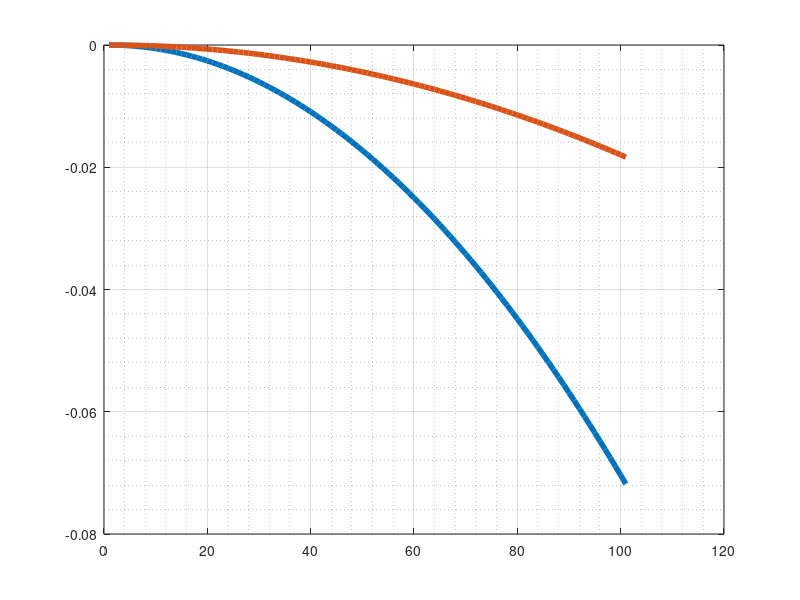
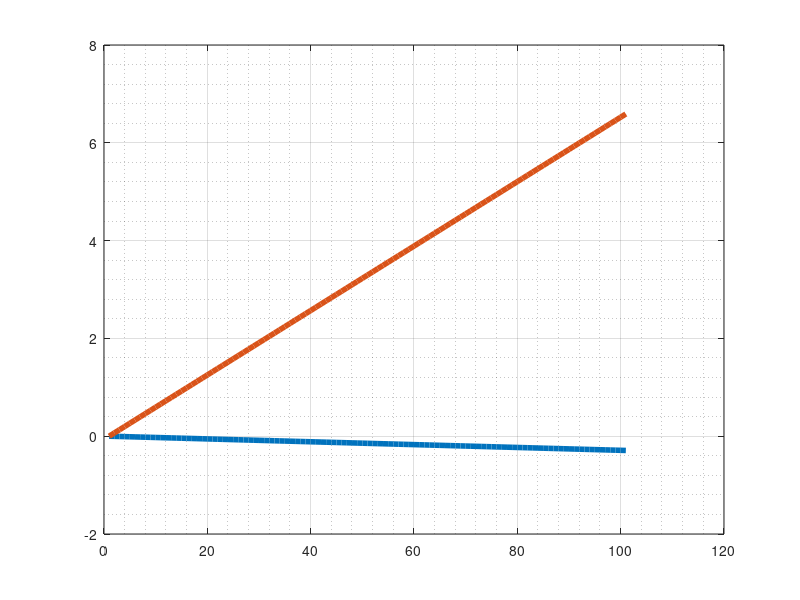

Recreate these plots in MATLAB, in order.
clc
clear all

%% example wing parameters
EA = 0.45 ;             % non dimensional elastic axis position chords
IA = 0.5 ;              % non dimensional inertial axis position chords
L = 6 ;                 % m wing semi span
c = 1 ;                 % m wing chord
b = c/2 ;               % m semi chord
xa = (IA-EA)*c/b ;      % wing chordwise cg semi-chords
mbar = 75 ;             % kg mass per unit span of wing
I = 25 ;                % kg m^2/m pitch moment of inertia of wing
EI = 2e6 ;              % Nm^2 flexural rigidity of wing
GJ = 5e5 ;              % Nm^2/rad torsional rigidity of wing

% store properties
mt = 100 ;              % kg mass of the store
Lt = 6 ;                % m spanwise position of store
It = 22.5 ;             % kg m^2 
x = 0.25 ;              % m position of the store ahead of the EA

% USING RAYLEIGH-RITZ FUNCTIONS OF w=a*(y/L)^2  AND theta=b*(y/L)
Mw = [mbar*L/5    0   ;
         0     I*L/3] ;
Mi = [mt    mt*x    ;
    mt*x It+mt*x^2] ;

% STIFFNESS MATRIX
K=[4*EI/L^3   0  ;
   0        GJ/L];
%echo off
% FREQUENCIES AND MODES OF WING+STORE FROM SYSTEM EIGENVALUES AND EIGENVECTORS
[V,LAMBDA] = eig(K,(Mw+Mi)) ;
omega = sqrt(diag(LAMBDA));     % rad/s frequency
f = omega/(2*pi) ;              % hertz frequency
% echo off
% First two natural frequencies, Rayleigh-Ritz method, [Hz]:
% First mode=2.181 Hz
% Second mode=5.0969 Hz
% M-orthonormal modes, Rayleigh-Ritz method (Modes in columns, generalized coordinates in
% rows:
% V =
% 0.0696 -0.0352
% 0.0100 0.1084
% DEFLECTION AND TWIST OF ELASTIC AXIS:
 y_L=0:0.01:1;
 for i=1:2; % first two modes
     z_EA(i,:)=V(1,i)'*(y_L).^2;
 theta_EA(i,:)=V(2,i)'*(y_L);
     z_EA(i,:)=V(1,i)'*(y_L).^2;
 theta_EA(i,:)=V(2,i)'*(y_L);
 end;
figure 
plot(z_EA(1,:), 'LineWidth', 4);
hold on;
plot(z_EA(2,:), 'LineWidth', 4);
grid on 
grid minor

figure
plot(theta_EA(1,:)*180/pi, 'LineWidth', 4);
hold on;
plot(theta_EA(2,:)*180/pi, 'LineWidth', 4);
grid on 
grid minor
